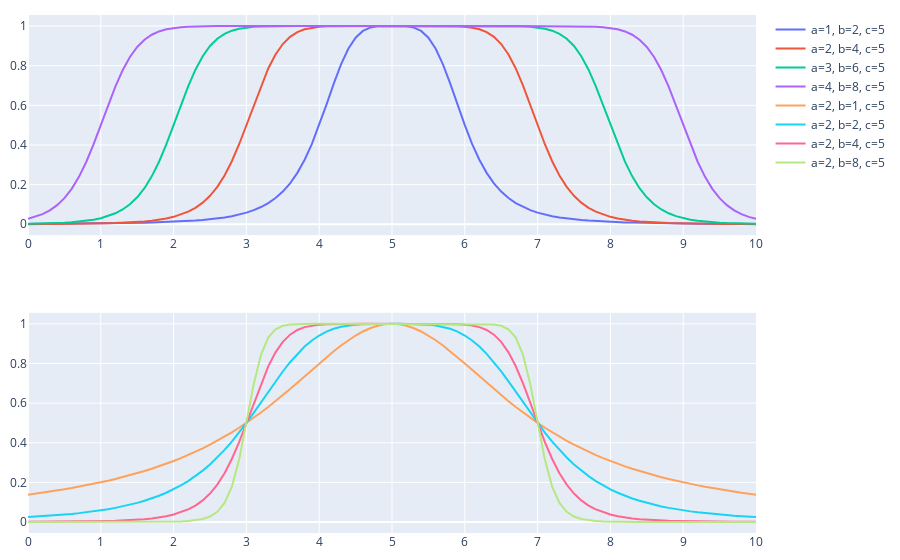

Source (notebook cell):
### Markdown cell above
## Teste

### Code cell
x = np.arange(0, 10.1, 0.1)
params = [(5, 1, 2), (5, 2, 4), (5, 3, 6), (5, 4, 8), (5, 2, 1), (5, 2, 2), (5, 2, 4), (5, 2, 8)]

fig = make_subplots(rows=2, cols=1)

for i, p in enumerate(params):
    c, sigma, inc = p
    y = gbellmf(x, c, sigma, inc)
    fig.add_scatter(x=x, y=y, name=f'a={sigma}, b={inc}, c={c}', row=2**(i>3), col=1)
    
fig.update_layout(margin=dict(l=10,r=10,b=15,t=15), xaxis=dict(dtick=1), xaxis2=dict(dtick=1))
fig.show()
